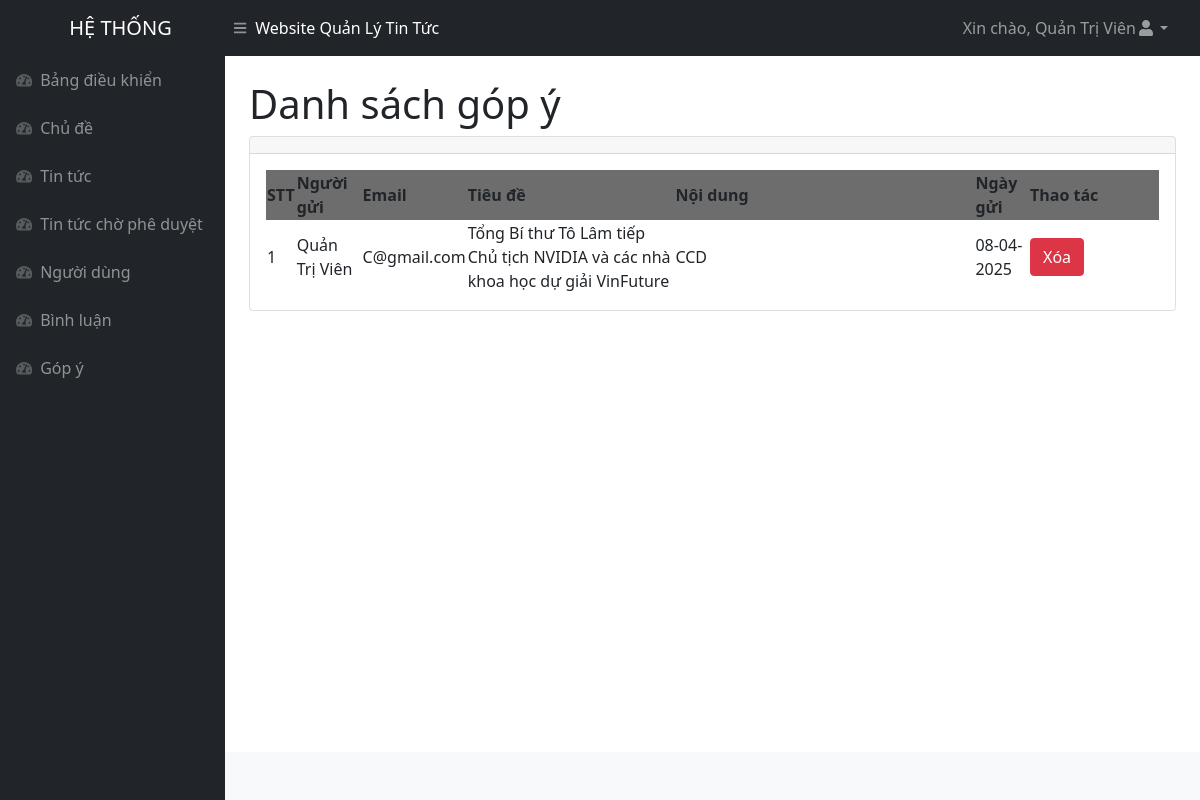
/admin/gopy.php (signed in), run on the app's committed database.
### tables this page shows
CREATE TABLE `gopy` (
  `id` int(11) NOT NULL,
  `hoten` varchar(500) NOT NULL,
  `email` varchar(500) NOT NULL,
  `tieude` varchar(500) NOT NULL,
  `noidung` text DEFAULT NULL,
  `ngay` datetime NOT NULL DEFAULT current_timestamp()
);

### admin/gopy.php (the view, shortened to what this page needs)
<!DOCTYPE html>
<html lang="en">
<head>
<?php include('inc/head.php')?>
</head>
<body class="sb-nav-fixed">
<?php include('inc/header.php')?>
    <div id="layoutSidenav">
    <?php include('inc/menu.php')?>
        <div id="layoutSidenav_content">
            <main>
                <div class="container-fluid px-4">
                    <h1 class="mt-4">Danh sách góp ý</h1>
                    <div class="card mb-4">
                        <div class="card-header">
                        </div>
                        <div class="card-body">
                            <table id="datatablesSimple">
                                <thead>
                                <tr style="background-color : #6D6D6D">
                                        <th>STT</th>
                                        <th>Người gửi</th>
                                        <th>Email</th>
                                        <th>Tiêu đề</th>
                                        <th>Nội dung</th>
                                        <th>Ngày gửi</th>
                                        <th>Thao tác</th>
                                    </tr>
                                </thead>
                                <tbody>
                                <?php
                                    $query = "SELECT * FROM gopy
                                    ORDER BY id DESC";
                                    $result = mysqli_query($connect, $query);
                                    $stt = 1;
                                    while ($arUser = mysqli_fetch_array($result, MYSQLI_ASSOC)) {
                                        $idModelDel = "exampleModalDel".$arUser["id"] ;
                                    ?>
                                    <tr>
                                        <td><?php echo $stt ?></td>
                                        <td><?php echo $arUser["hoten"] ?></td>
                                        <td><?php echo $arUser["email"] ?></td>
                                        <td><?php echo $arUser["tieude"] ?></td>
                                        <td style="width : 300px !important"><?php echo $arUser["noidung"] ?></td>
                                        <td><?php echo date("d-m-Y", strtotime($arUser["ngay"])); ?></td>
                                        <td style="width : 130px !important">
                                            <button type="button" class="btn btn-danger" data-bs-toggle="modal"
                                                data-bs-target="#<?php echo $idModelDel ?>">
                                                Xóa
                                            </button>
                                        </td>
                                    </tr>
                                    <?php $stt++;} ?>
                                </tbody>
                            </table>
                        </div>
                    </div>
                </div>
            </main>
            <?php include('inc/footer.php')?>
        </div>
    </div>
</body>
</html>

### data on the page
gopy: hoten "Quản Trị Viên", email "C@gmail.com", tieude "Tổng Bí thư Tô Lâm tiếp Chủ tịch NVIDIA và các nhà khoa học dự giải VinFuture", noidung "CCD", ngay "08-04-2025"

### other printed values
$_SESSION['hoten'] "Quản Trị Viên"
